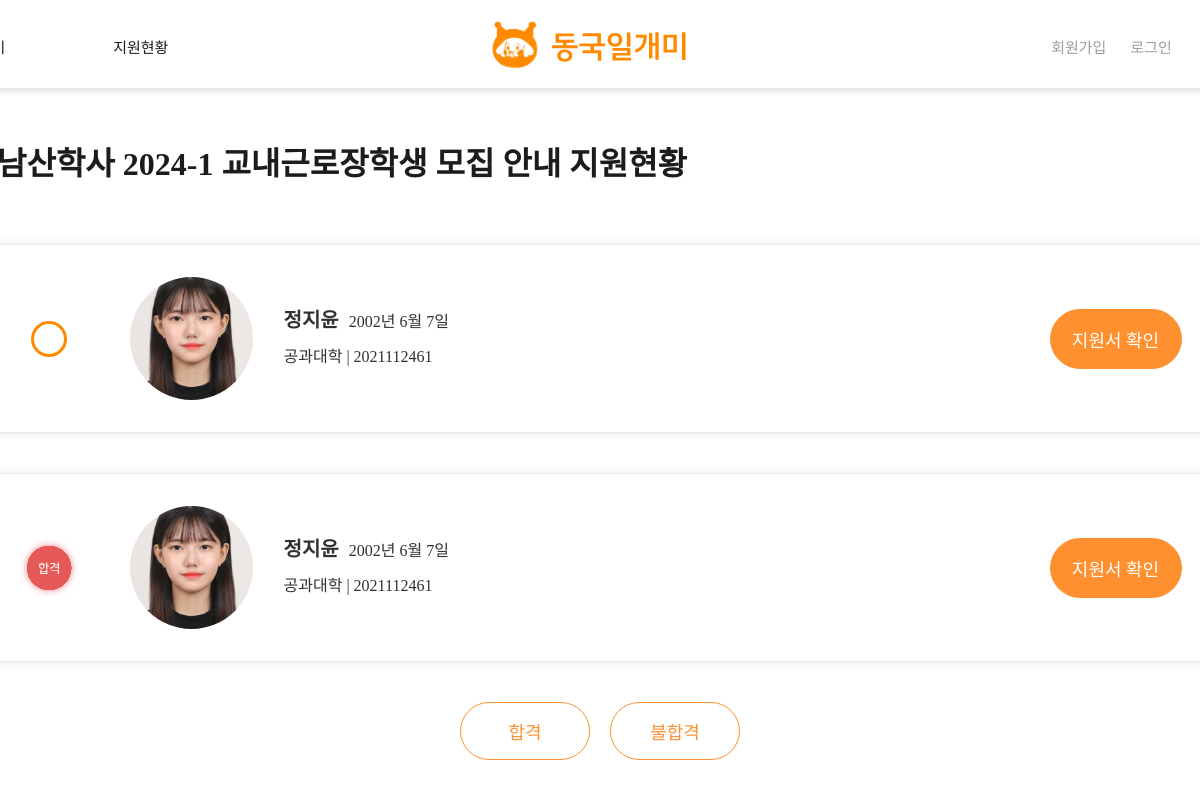
The page /users/staff-appslist/24 on the database as committed earlier.
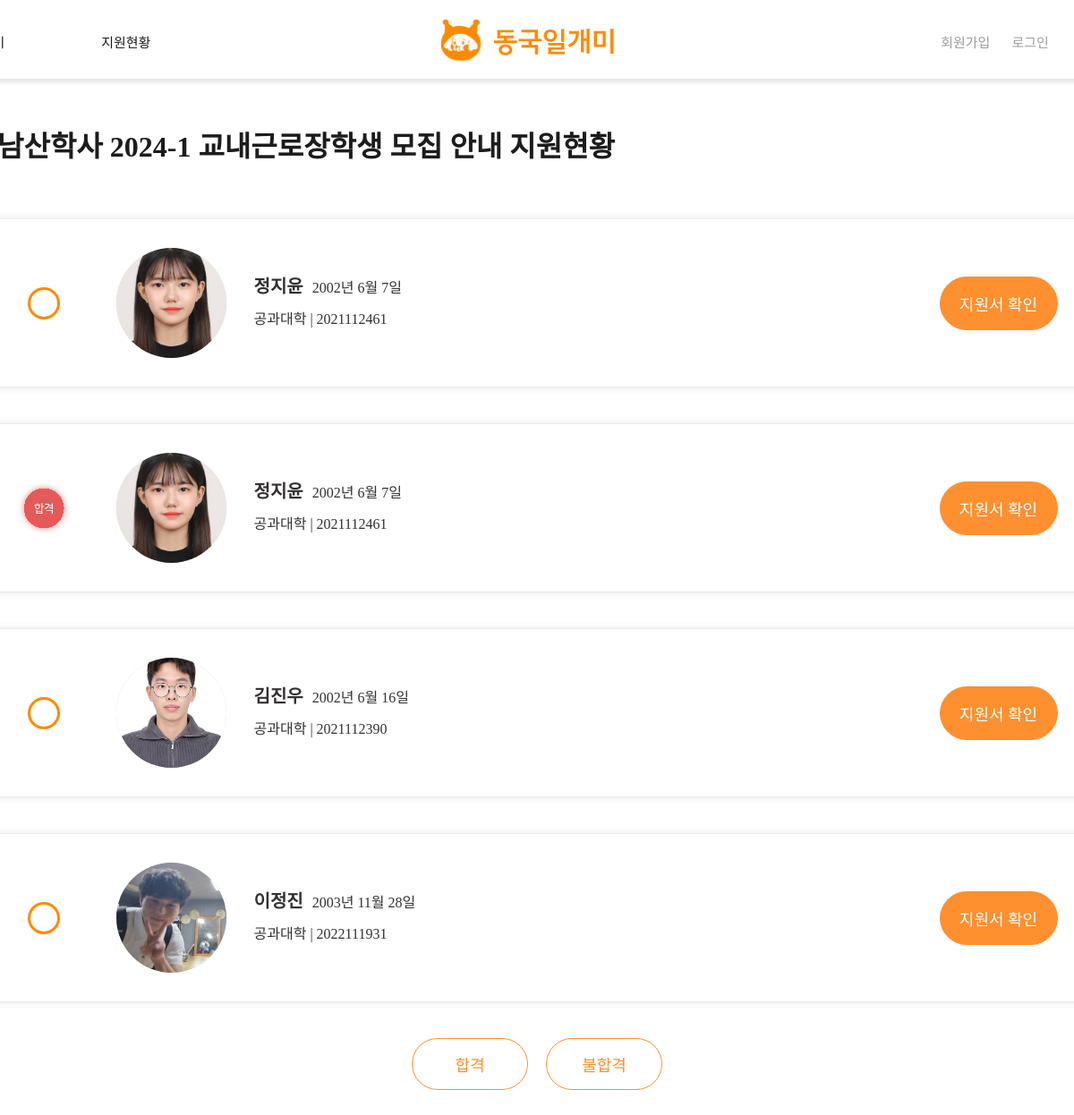
The same page on the database as committed later.
### main/models.py (models this page shows)
class Application(models.Model):
    post = models.ForeignKey(Post, null=False, related_name="applications", blank=False, on_delete=models.CASCADE)
    writer = models.ForeignKey(User, null=False, blank=False, on_delete=models.CASCADE)
    is_accepted = models.PositiveIntegerField(null=False, default=0)
    file = models.FileField(upload_to="application_file/", blank=True, null=True)

### accounts/models.py (models this page shows)
class Profile(models.Model):
    student_or_staff = models.CharField(max_length=20, blank=False)
    user = models.OneToOneField(User, on_delete=models.CASCADE)
    name = models.CharField(max_length=5, blank=False)
    GENDER_M = "male"
    GENDER_F = "female"
    GENDER_CHOICES = (
    	(GENDER_M, "Male"),
        (GENDER_F, "Female"),
    )
    gender = models.CharField(choices=GENDER_CHOICES, max_length=10, blank=True)
    birth = models.DateField(blank=False, null=True)
    photo = models.ImageField(upload_to="user_photo/", blank=True)
    department = models.CharField(max_length=20, blank=True)
    phone = models.CharField(max_length=20, blank=True)
    email = models.CharField(max_length=50, blank=False)
    student_number = models.CharField(max_length=10, blank=False)
    income = models.PositiveIntegerField(null=True, default=0)
    certification_student = models.FileField(upload_to="student_certification/", blank=True)
    certification_staff = models.FileField(upload_to="staff_certification/",blank=True)

### users/views.py (the view)
# urls.py: path('staff-appslist/<int:post_id>', staff_appslist, name="staff-appslist"),
def staff_appslist(request, post_id):
    post = get_object_or_404(Post, pk=post_id)
    applications = Application.objects.filter(post_id=post_id)
    return render(request, 'users/staff_appslist.html', {'applications': applications, 'post': post})

### users/templates/users/staff_appslist.html (shortened to what this page needs)
{% extends 'base.html' %}
{% load static %}
{% block content %}
<link
    rel="stylesheet"
    type="text/css"
    href="{% static 'css/users/staff_appslist.css'%}"
/>
<form action="{% url 'users:check-result' post.id %}" method="POST" enctype="multipart/form-data">
<div class="appslist">
    <div class="title">
        <div class="backBtn">
            <span id="word">{{post.organization}} {{post.title}} 지원현황</span>
        </div>
    </div>
    <div class="cardFrame">
        {% for app in applications %}
            <div class="card">
                <div class="cardPadding">
                    <div class="cardContent">
                            {% if app.is_accepted == 0 %}
                            <div class="fake">
                                <label for="checkbox{{ forloop.counter }}" class="custom-label"></label>
                            </div>
                        {% elif app.is_accepted == 1 %}
                            <div class="fake">
                                <img class="passFail" src="{% static 'images/icons/faillee.svg' %}" />
                            </div>
                        {% elif app.is_accepted == 2 %}
                            <div class="fake">
                                <img class="passFail" src="{% static 'images/icons/passlee.svg' %}" />
                            </div>
                        {% endif %}
                        <div class="img">
                            <div class="profileImage">
                                <img src="{{ app.writer.profile.photo.url }}" />
                            </div>
                        </div>
                        <div class="cardText">
                            <span class="ct"><span class="ct" id="bold">{{ app.writer.profile.name }}</span>{{app.writer.profile.birth}}</span>
                            <span class="ct">{{app.writer.profile.department}} | {{app.writer.profile.student_number}}</span>
                        </div>
                    </div>
                    <div class="cardBtnFrame">
                        <a href="{% url 'users:staff-studentappfile' post.id app.writer.id %}">
                            <div class="cardBtn">지원서 확인</div>
                        </a>
                    </div>
                </div>
            </div>
        {% endfor %}
        <div class="passfail">
            <button type="button" class="appBtn" id="pass">합격</button>
            <button type="button" class="appBtn" id="fail">불합격</button>
        </div>
    </div>
</div>
</form>
{% endblock %}

Rows that differ between the two databases and show on the page:
added Application: writer.profile.photo (picture), writer.profile.name "김진우", writer.profile.birth "2002년 6월 16일", writer.profile.department "공과대학", writer.profile.student_number "2021112390"
added Application: writer.profile.photo (picture), writer.profile.name "이정진", writer.profile.birth "2003년 11월 28일", writer.profile.department "공과대학", writer.profile.student_number "2022111931"
